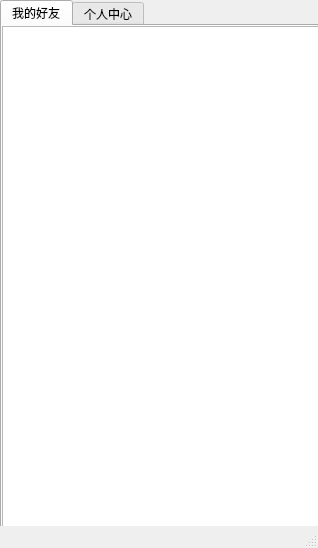
<?xml version="1.0" encoding="UTF-8"?>
<ui version="4.0">
 <class>MainWindow</class>
 <widget class="QMainWindow" name="MainWindow">
  <property name="geometry">
   <rect>
    <x>0</x>
    <y>0</y>
    <width>318</width>
    <height>548</height>
   </rect>
  </property>
  <property name="windowTitle">
   <string>MainWindow</string>
  </property>
  <widget class="QWidget" name="centralwidget">
   <widget class="QTabWidget" name="tabWidget">
    <property name="geometry">
     <rect>
      <x>0</x>
      <y>0</y>
      <width>321</width>
      <height>591</height>
     </rect>
    </property>
    <property name="styleSheet">
     <string notr="true">font: 12pt &quot;华文中宋&quot;;</string>
    </property>
    <property name="currentIndex">
     <number>0</number>
    </property>
    <widget class="QWidget" name="tab">
     <attribute name="title">
      <string>我的好友</string>
     </attribute>
     <widget class="QTreeView" name="treeView_friends">
      <property name="geometry">
       <rect>
        <x>0</x>
        <y>0</y>
        <width>321</width>
        <height>511</height>
       </rect>
      </property>
      <property name="styleSheet">
       <string notr="true">font: 12pt &quot;华文中宋&quot;;</string>
      </property>
     </widget>
    </widget>
    <widget class="QWidget" name="tab_2">
     <attribute name="title">
      <string>个人中心</string>
     </attribute>
     <widget class="QLabel" name="label_id">
      <property name="geometry">
       <rect>
        <x>10</x>
        <y>10</y>
        <width>31</width>
        <height>21</height>
       </rect>
      </property>
      <property name="text">
       <string>账号：</string>
      </property>
     </widget>
     <widget class="QLabel" name="label_name">
      <property name="geometry">
       <rect>
        <x>10</x>
        <y>40</y>
        <width>31</width>
        <height>21</height>
       </rect>
      </property>
      <property name="text">
       <string>昵称：</string>
      </property>
     </widget>
     <widget class="QPushButton" name="pushButton">
      <property name="geometry">
       <rect>
        <x>60</x>
        <y>120</y>
        <width>181</width>
        <height>31</height>
       </rect>
      </property>
      <property name="text">
       <string>修改昵称</string>
      </property>
     </widget>
     <widget class="QPushButton" name="pushButton_2">
      <property name="geometry">
       <rect>
        <x>60</x>
        <y>160</y>
        <width>181</width>
        <height>31</height>
       </rect>
      </property>
      <property name="text">
       <string>修改密码</string>
      </property>
     </widget>
     <widget class="QPushButton" name="pushButton_3">
      <property name="geometry">
       <rect>
        <x>60</x>
        <y>240</y>
        <width>181</width>
        <height>31</height>
       </rect>
      </property>
      <property name="styleSheet">
       <string notr="true">color: rgb(255, 0, 0);</string>
      </property>
      <property name="text">
       <string>退出登录</string>
      </property>
     </widget>
     <widget class="QLabel" name="label_account">
      <property name="geometry">
       <rect>
        <x>60</x>
        <y>10</y>
        <width>181</width>
        <height>21</height>
       </rect>
      </property>
      <property name="text">
       <string>TextLabel</string>
      </property>
     </widget>
     <widget class="QLabel" name="label_name_2">
      <property name="geometry">
       <rect>
        <x>60</x>
        <y>40</y>
        <width>191</width>
        <height>21</height>
       </rect>
      </property>
      <property name="text">
       <string>TextLabel</string>
      </property>
     </widget>
     <widget class="QPushButton" name="pushButton_addfriend">
      <property name="geometry">
       <rect>
        <x>60</x>
        <y>200</y>
        <width>181</width>
        <height>31</height>
       </rect>
      </property>
      <property name="text">
       <string>添加好友</string>
      </property>
     </widget>
    </widget>
   </widget>
  </widget>
  <widget class="QMenuBar" name="menubar">
   <property name="geometry">
    <rect>
     <x>0</x>
     <y>0</y>
     <width>318</width>
     <height>20</height>
    </rect>
   </property>
  </widget>
  <widget class="QStatusBar" name="statusbar"/>
 </widget>
 <resources/>
 <connections/>
</ui>
